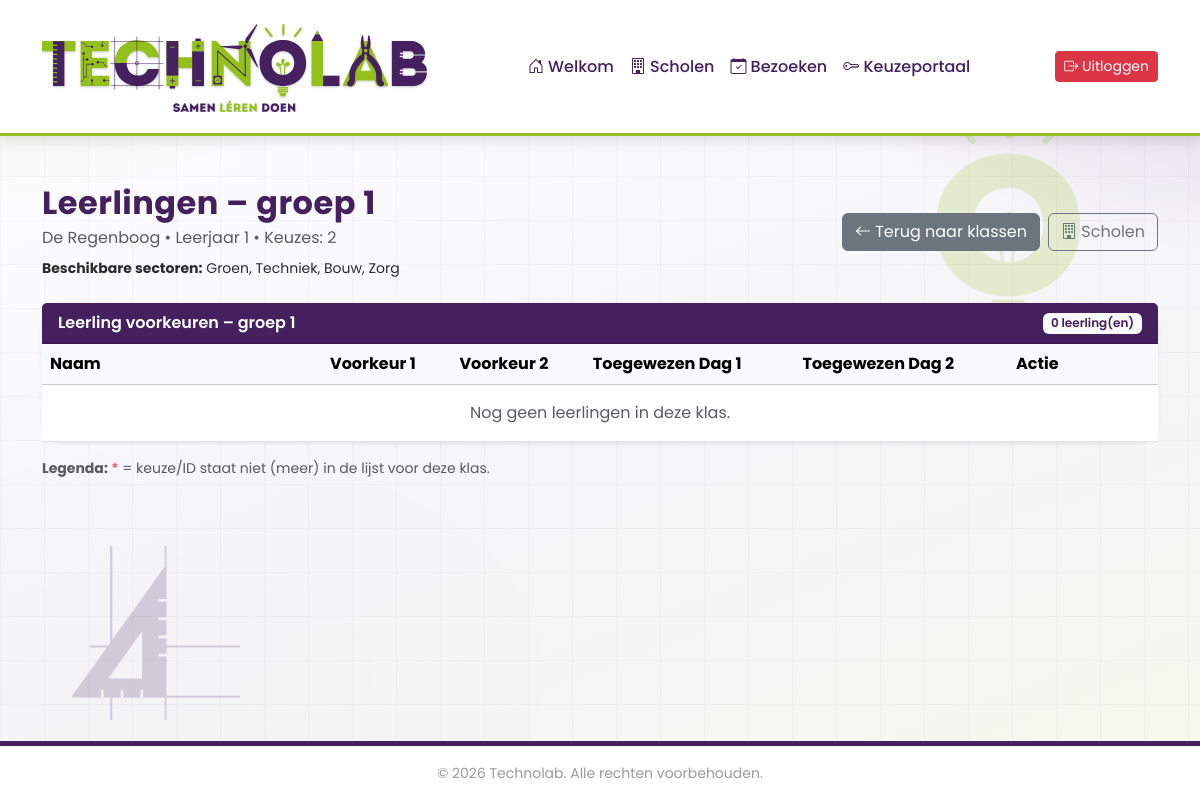
The page /leerlingen.php?klas_id=3 (signed in) on the database as committed earlier.
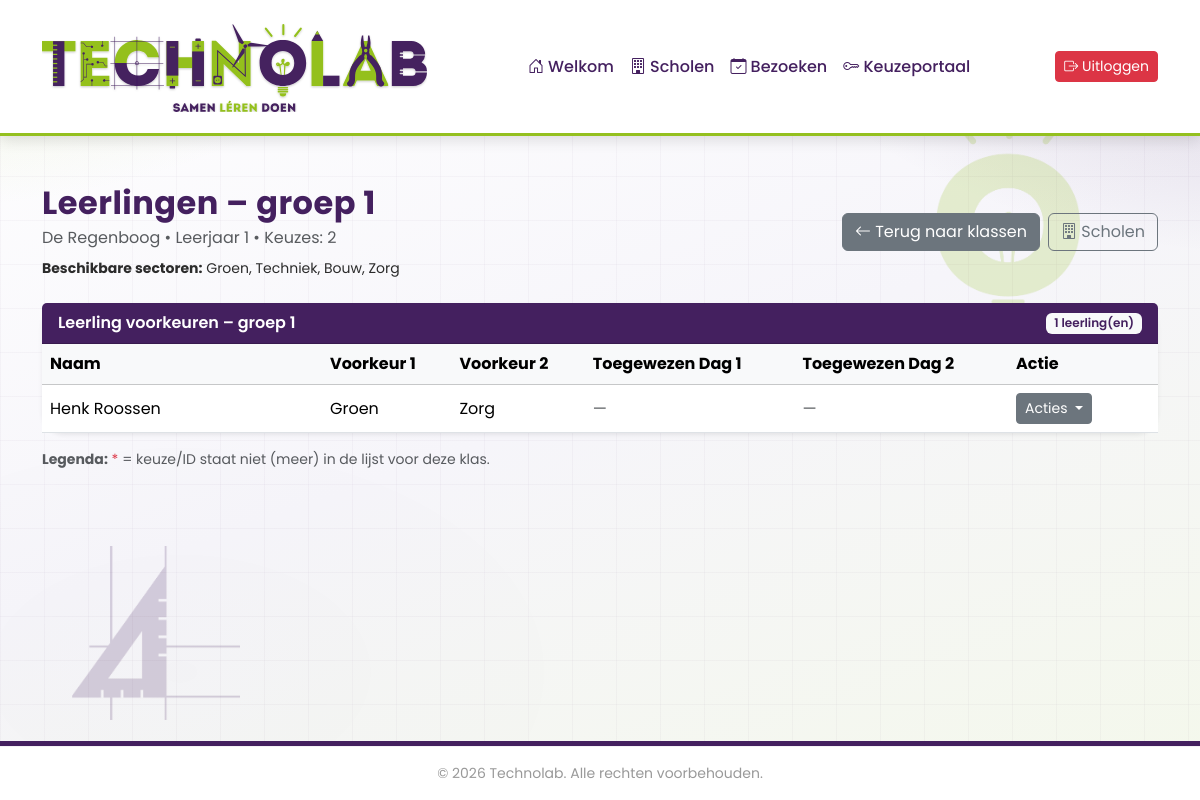
The same page on the database as committed later.
### tables this page shows
CREATE TABLE `leerling` (
  `leerling_id` int(11) NOT NULL,
  `klas_id` int(11) NOT NULL,
  `voornaam` varchar(100) NOT NULL,
  `tussenvoegsel` varchar(100) DEFAULT NULL,
  `achternaam` varchar(100) NOT NULL,
  `voorkeur1` varchar(100) DEFAULT NULL,
  `voorkeur2` varchar(100) DEFAULT NULL,
  `voorkeur3` varchar(100) DEFAULT NULL,
  `voorkeur4` varchar(100) DEFAULT NULL,
  `voorkeur5` varchar(100) DEFAULT NULL,
  `toegewezen_week` varchar(100) DEFAULT NULL,
  `toegewezen_dag1` varchar(100) DEFAULT NULL,
  `toegewezen_dag2` varchar(100) DEFAULT NULL
);

### includes/functions.php (called while the page is built, shortened)
<?php
function e(mixed $waarde): string
{
    return htmlspecialchars((string)$waarde, ENT_QUOTES, 'UTF-8');
}

### leerlingen.php (the view, shortened to what the changed rows need)
<?php
require 'includes/header.php';
$klas_id = (int)$_GET['klas_id'];
$stmt = $conn->prepare("
    SELECT k.klas_id, k.school_id, k.klasaanduiding, k.leerjaar, k.schooljaar,
           s.schoolnaam
    FROM klas k
    JOIN school s ON s.school_id = k.school_id
    WHERE k.klas_id = ?
");
$stmt->bind_param("i", $klas_id);
$stmt->execute();
$klas = $stmt->get_result()->fetch_assoc();
$maxKeuzes = 2;
$stmt = $conn->prepare("
    SELECT b.max_keuzes, b.type_onderwijs
    FROM bezoek b
    INNER JOIN bezoek_klas bk ON bk.bezoek_id = b.bezoek_id
    WHERE bk.klas_id = ? AND b.actief = 1
    LIMIT 1
");
$stmt->bind_param("i", $klas_id);
$stmt->execute();
$bezoekData = $stmt->get_result()->fetch_assoc();
if ($bezoekData) {
    $bezoekMax = (int)($bezoekData['max_keuzes'] ?? 2);
    if (in_array($bezoekMax, [2, 3], true)) {
        $maxKeuzes = $bezoekMax;
    }
}
$isPoBezoek = (($bezoekData['type_onderwijs'] ?? '') === 'PO');
$stmt = $conn->prepare("
    SELECT bo.optie_id, bo.naam
    FROM bezoek_optie bo
    INNER JOIN bezoek_klas bk ON bk.bezoek_id = bo.bezoek_id
    WHERE bk.klas_id = ? AND bo.actief = 1
    ORDER BY bo.volgorde ASC
");
$stmt->bind_param("i", $klas_id);
$stmt->execute();
$res = $stmt->get_result();
$allowedById = [];
while ($r = $res->fetch_assoc()) {
    $allowedById[(int)$r['optie_id']] = $r['naam'];
}
$stmt = $conn->prepare("
    SELECT leerling_id, voornaam, tussenvoegsel, achternaam,
           voorkeur1, voorkeur2, voorkeur3, voorkeur4, voorkeur5,
           toegewezen_week, toegewezen_dag1, toegewezen_dag2
    FROM leerling
    WHERE klas_id = ?
    ORDER BY achternaam ASC, voornaam ASC
");
$stmt->bind_param("i", $klas_id);
$stmt->execute();
$leerlingen = $stmt->get_result();
?>
<div class="ttr-app">
    <div class="container py-5">
        <div class="row mb-4">
            <div class="col d-flex justify-content-between align-items-center">
                <div>
                    <h2 class="fw-bold text-primary mb-1">Leerlingen – <?= e($klas['klasaanduiding']) ?></h2>
                </div>
            </div>
        </div>
        <div class="card shadow-sm border-0">
            <div class="card-header bg-primary text-white fw-semibold d-flex justify-content-between align-items-center">
                <span>Leerling voorkeuren – <?= e($klas['klasaanduiding']) ?></span>
                <span class="badge bg-light text-primary"><?= (int)$leerlingen->num_rows ?> leerling(en)</span>
            </div>
            <div class="card-body p-0">
                <div>
                    <table class="table table-hover align-middle mb-0">
                        <thead class="table-light">
                            <tr>
                                <th style="min-width:220px;">Naam</th>
                                <?php for ($i = 1; $i <= $maxKeuzes; $i++): ?><th>Voorkeur <?= $i ?></th><?php endfor; ?>
                                <?php if ($isPoBezoek): ?>
                                    <th>Toegewezen Dag 1</th>
                                    <th>Toegewezen Dag 2</th>
                                <?php else: ?>
                                    <th>Toegewezen week</th>
                                <?php endif; ?>
                                <th style="width:150px">Actie</th>
                            </tr>
                        </thead>
                        <tbody>
                            <?php if ($leerlingen->num_rows === 0): ?>
                                <tr>
                                    <td colspan="<?= ($isPoBezoek ? 4 : 3) + $maxKeuzes ?>" class="text-center py-3 text-muted">Nog geen leerlingen in deze klas.</td>
                                </tr>
                                <?php else: while ($l = $leerlingen->fetch_assoc()): ?>
                                    <tr>
                                        <td><?= e($l['voornaam']) ?><?= $l['tussenvoegsel'] ? ' ' . e($l['tussenvoegsel']) : '' ?> <?= e($l['achternaam']) ?></td>
                                        <?php for ($i = 1; $i <= $maxKeuzes; $i++):
                                            $val = $l['voorkeur' . $i] ?? '';
                                            if (ctype_digit((string)$val) && isset($allowedById[(int)$val])) {
                                                $label = e($allowedById[(int)$val]);
                                            } elseif ($val === '' || $val === null) {
                                                $label = '<span class="text-muted">—</span>';
                                            } else {
                                                $label = '<span class="text-danger">' . e($val) . ' *</span>';
                                            }
                                        ?>
                                            <td><?= $label ?></td>
                                        <?php endfor; ?>
                                        <?php if ($isPoBezoek): ?>
                                            <td>
                                                <?php
                                                $t1 = $l['toegewezen_dag1'];
                                                if (ctype_digit((string)$t1) && isset($allowedById[(int)$t1])) {
                                                    echo '<span class="fw-semibold text-success">' . e($allowedById[(int)$t1]) . '</span>';
                                                } elseif ($t1 === '' || $t1 === null) {
                                                    echo '<span class="text-muted">—</span>';
                                                } else {
                                                    echo '<span class="text-danger">' . e($t1) . ' *</span>';
                                                }
                                                ?>
                                            </td>
                                            <td>
                                                <?php
                                                $t2 = $l['toegewezen_dag2'];
                                                if (ctype_digit((string)$t2) && isset($allowedById[(int)$t2])) {
                                                    echo '<span class="fw-semibold text-success">' . e($allowedById[(int)$t2]) . '</span>';
                                                } elseif ($t2 === '' || $t2 === null) {
                                                    echo '<span class="text-muted">—</span>';
                                                } else {
                                                    echo '<span class="text-danger">' . e($t2) . ' *</span>';
                                                }
                                                ?>
                                            </td>
                                        <?php endif; ?>
                                        <td>
                                            <div class="dropdown">
                                                <button class="btn btn-sm btn-secondary dropdown-toggle" type="button" id="actionDropdown<?= $l['leerling_id'] ?>" data-bs-toggle="dropdown" aria-expanded="false">
                                                    Acties
                                                </button>
                                            </div>
                                        </td>
                                    </tr>
                            <?php endwhile;
                            endif; ?>
                        </tbody>
                    </table>
                </div>
            </div>
        </div>
    </div>
</div>
<?php require 'includes/footer.php'; ?>

Rows that differ between the two databases and show on the page:
added leerling: voornaam "Henk", achternaam "Roossen", voorkeur1 "Groen", voorkeur2 "Zorg"
Other text that changed with them:
$leerlingen->num_rows: "0" → "1"
text no longer shown: "Nog geen leerlingen in deze klas."
